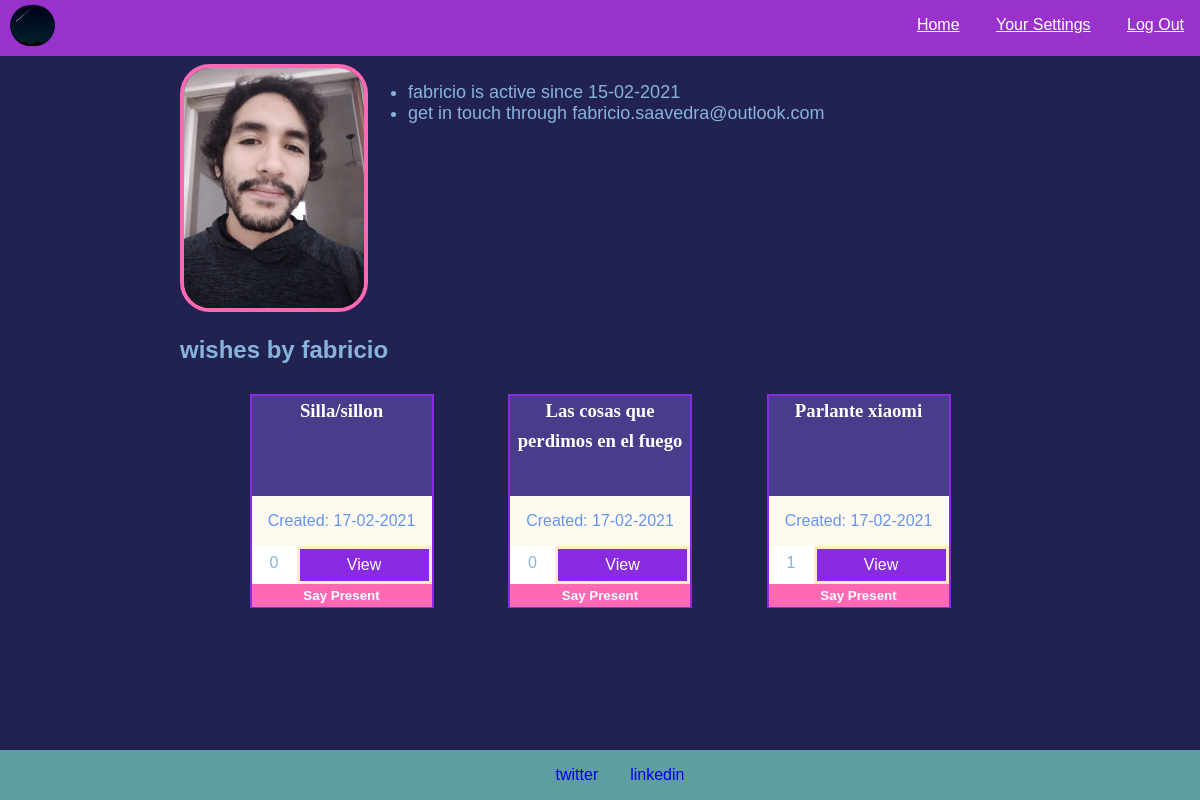
Screenshot of /user/11/wishes with the database file from the repository.
### app.py (models this page shows)
class User(db.Model):
    id = db.Column(db.Integer, primary_key=True)
    username = db.Column(db.String(20), nullable=False)
    password = db.Column(db.String(100), nullable=False)
    email = db.Column(db.String(40), nullable=False)
    active = db.Column(db.DateTime, default=datetime.now)
    products = db.relationship("Product", backref="user")

class Product(db.Model):
    id = db.Column(db.Integer, primary_key=True)
    name = db.Column(db.String(50), nullable=False)
    link = db.Column(db.Text, nullable=False)
    store = db.Column(db.String(5), nullable=False) # puede ser nullable esto?
    additional = db.Column(db.String(140))
    user_id = db.Column(db.Integer, db.ForeignKey("user.id"), nullable=False)
    created =  db.Column(db.DateTime, default=datetime.now)

### app.py (the view)
@app.route("/user/<int:id>/wishes", methods = ["GET", "POST"])
def view_user(id):
    if request.method == "POST":
        visitor = session["user_id"]
        card_id = request.form.get("card_id")
        print(f"This is the id of the present you postulated to: {card_id}")
        candidate = Candidate(
            product_id = card_id,
            candidate_id = visitor
        )
        db.session.add(candidate)
        db.session.commit()
        flash(f"You've postulated to the wish #{card_id}")
        return redirect("/")
    else:
        visited_user = User.query.get_or_404(id)
        print(f"Name of visited user: {visited_user.username}.\n * Visited_user products:\n{visited_user.products}")
        vu_cards = visited_user.products # does not filter checked-out products
        is_available = []
        for prod in vu_cards:
            checked = Checked.query.filter_by(product_id = prod.id).first()
            if checked==None:
                is_available.append(prod)
        cards_dict = {}
        for card in is_available:
            count = len(Candidate.query.filter_by(product_id=card.id).all())
            dk = str(card.id)
            cards_dict[dk] = count
        return render_template("viewuser.html", user=visited_user, counter=cards_dict, available=is_available)

### app.py (called while the page is built)
@app.template_filter()
def datetimeformat(date, format='%d-%m-%Y'):
    return date.strftime(format)

@app.after_request
def after_request(response):
    response.headers["Cache-Control"] = "no-cache, no-store, must-revalidate"
    response.headers["Expires"] = 0
    response.headers["Pragma"] = "no-cache"
    return response

### templates/viewuser.html (shortened to what this page needs)
{% extends 'base.html' %}
{% block main %}
<div class="feature">
  <div class="feature-img">
    <img src="/static/images/{{user.id}}.jpg" alt="your handsome/gorgeous face winning at things" class="profile-pic">
  </div>
  <div class="feature-text">
    <ul>
      <li>{{user.username}} is active since {{user.active|datetimeformat}}</li>
      <li>get in touch through {{user.email}}</li>
    </ul>
  </div>
</div>
<h2>wishes by {{user.username}}</h2>
{% if user.products|length>0 %}
  <div class="cards-container">
      {% for card in user.products %}
      {% if card in available %}
      <div class="visited-card">
        <h3 class="card-title">{{card.name}}</h3>
        <p>Created: {{card.created|datetimeformat}}</p>
        <div class="card-info-div">
          <div class="count-div">{{counter[(card.id)|string]}}</div>
          <button onclick="window.open('{{card.link}}','_blank');" class="view-btn" type="button">View</button>
        </div>
        <form action="{{url_for('view_user', id=user.id)}}" method="POST">
          <input type="submit" value="Say Present" class="card-submit-btn">
        </form>
      </div>
      {% endif %}
      {% endfor %}
  </div>
{% else %}
<p>No wishes here [:1]</p>
{% endif %}
{% endblock %}

### templates/base.html (shortened to what this page needs)
<!DOCTYPE html>
<html lang="en">
    <head>
        <link rel="stylesheet" href="/static/styles.css">
    </head>
    <body>
        <div id="page-container">
            {% include "navbar.html" %}
            <div id="content-wrap">
                {% block main %}
                {% endblock %}
            </div>
            <footer id="footer">
                <ul id="bottom-bar">
                    <li><a href="https://www.twitter.com/caradeculpable">twitter</a></li>
                    <li><a href="https://www.linkedin.com/in/fabricio-saavedra-n1271991/">linkedin</a></li>
                </ul>
            </footer>
        </div>
    </body>
</html>

### templates/navbar.html
<header id="header">
    <img src="/static/images/ws.png" alt="logo" id="logo-img">
    <nav id="navbar">
      <ul>
          <li><a href="/">Home</a></li>
          <li><a href="{{url_for('settings')}}">Your Settings</a></li>
          <li><a href="/logout">Log Out</a></li>
      </ul>
    </nav>
  </header>

### static/styles.css (style rules this page uses)
body, html { margin:0; height:100%; position:relative; }
#header { background-color:darkorchid; position:fixed; top:0; height:7vh; min-width:100%; text-align: right; }
#logo-img { float:left; margin-top:5px; margin-left:10px; width:45px; border-radius:40px; }
#navbar { display:inline-block; color:cornsilk; }
#navbar li { display: inline-block; margin: 0 1rem; }
#navbar li a:link { color:white; }
#page-container { background-color:rgb(34, 34, 80); color:rgb(135, 180, 222); font-family:tahoma, arial; min-height: 100%; position:relative; }
#content-wrap { padding-top:4rem; margin:0 auto; width:70%; padding-bottom:5rem; }
.feature { display:flex; justify-items:space-between; }
.feature-text { font-size:large; }
.profile-pic { max-width:180px; border-radius:30px; border:4px solid hotpink; }
#footer ul { display:flex; flex-direction:row; justify-content: center; }
.cards-container { display:flex; flex-direction:row; justify-content:space-evenly; flex-wrap:wrap; }
.visited-card { position:relative; width:180px; height:210px; border:2px solid blueviolet; text-align:center; margin:10px 5px; }
.card-info-div { width:100%; position:relative; display:flex; }
.count-div { width: 25%; height:38px; display:inline-block; background-color:white; line-height:33px; }
.view-btn { display:inline; width:75%; background-color:blueviolet; border:3px solid blanchedalmond; color:white; font-size:16px; }
.card-title { height:100px; background-color: darkslateblue; color:white; font-family:tahoma; font-weight: bolder; line-height:30px; margin:0; }
.card p, .visited-card p { background-color:floralwhite; color:cornflowerblue; height:50px; line-height:50px; margin:0; }
.card-submit-btn { display:block; width:100%; border:3px solid hotpink; background-color: hotpink; color:white; font-weight: bold; }
#footer { background-color: cadetblue; position:absolute; bottom:0; width:100%; }
#footer a:link, #footer a:visited { text-decoration:none; }
#bottom-bar li { display:inline-block; margin:0 1rem; }

### rows the page displays
User: username "fabricio", active "15-02-2021", email "fabricio.saavedra@outlook.com"
Product: name "Silla/sillon", created "17-02-2021", counter "0"
Product: name "Las cosas que perdimos en el fuego", created "17-02-2021", counter "0"
Product: name "Parlante xiaomi", created "17-02-2021", counter "1"
